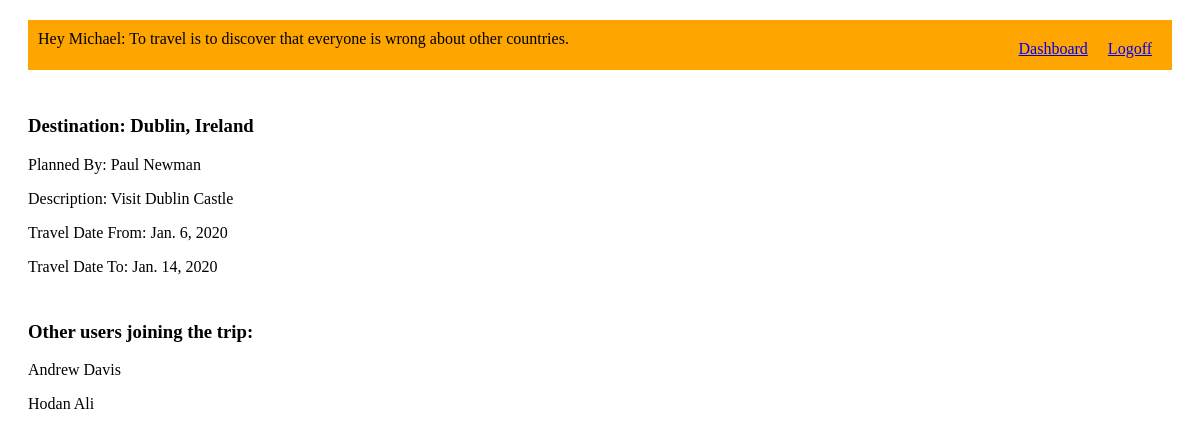
The page /trips/2 (signed in) on the database its author committed.
### travelBuddyApp/models.py (models this page shows)
class User(models.Model):
	firstName = models.CharField(max_length=255)
	lastName =  models.CharField(max_length=255)
	email = models.CharField(max_length=255)
	password = models.CharField(max_length=255)
	created_at = models.DateTimeField(auto_now_add=True)
	updated_at = models.DateTimeField(auto_now=True)
	objects = UserManager()

class Travel(models.Model):
	dest = models.CharField(max_length=255)
	plan = models.CharField(max_length=255)
	planner = models.ForeignKey(User, related_name = "trips_created", on_delete = models.CASCADE)
	isJoined = models.BooleanField(default = False)
	travelStartDate = models.DateField(null = True)
	travelEndDate = models.DateField(null = True)
	join = models.ManyToManyField(User, related_name = "trips_joined")
	created_at = models.DateTimeField(auto_now_add=True)
	updated_at = models.DateTimeField(auto_now=True)
	objects = TravelManager()

### travelBuddyApp/views.py (the view)
# urls.py: path('trips/<travelId>', views.display),
def display(request, travelId):
	loggedInUser = User.objects.get(id=request.session['loggedInID'])
	context = {
		"loggedUser" : loggedInUser,
		"travelPlans" : Travel.objects.get(id=travelId),
		"joinedTravelers" : Travel.objects.filter(join = loggedInUser, isJoined = True)
	}
	return render(request, "destination.html", context)

### travelBuddyApp/templates/destination.html (shortened to what this page needs)
<!DOCTYPE html>
<html lang="en">
<head>
    {% load static %}
	<link rel="stylesheet" href="{% static 'style.css' %}">
</head>
<body>
    <div class="container2">
        <div class="header">
            <ul>
                <li class="logout"><a href="/logout">Logoff</a></li>
                <li class="dash"><a class="active" href="/travels">Dashboard</a></li>
                <li>Hey {{loggedUser.firstName}}: To travel is to discover that everyone is wrong about other countries.</li>
            </ul>
            </div>
        <h3>Destination: {{travelPlans.dest}}</h3>
        <p>Planned By: {{travelPlans.planner.firstName}} {{travelPlans.planner.lastName}}</p>
        <p>Description: {{travelPlans.plan}}</p>
        <p>Travel Date From: {{travelPlans.travelStartDate}}</p>
        <p>Travel Date To: {{travelPlans.travelEndDate}}</p>
        <h3>Other users joining the trip:</h3>
        {% for traveler in travelPlans.join.all %}
        <p>{{traveler.firstName}} {{traveler.lastName}}</p>
        {% endfor %}
    </div>
</body>
</html>

### travelBuddyApp/static/style.css (style rules this page uses)
* { box-sizing: border-box; }
.header { width: auto; height: 50px; padding: 10px; background-color:orange; }
li { list-style-type: none; }
ul { margin: 0; padding: 0; overflow: hidden; }
.logout,.dash { float: right; }
.container2 { width: auto; height: 100%; padding: 10px; margin: 10px; }
.header { width: auto; padding: 10px; margin-bottom: 40px; color:black; }
.logout,.dash { float: right; margin: 10px }
h3 { margin-top: 45px; }

### rows shown on the page
User: firstName "Michael"
Travel: dest "Dublin, Ireland", planner.firstName "Paul", planner.lastName "Newman", plan "Visit Dublin Castle", travelStartDate "Jan. 6, 2020", travelEndDate "Jan. 14, 2020"
User: firstName "Andrew", lastName "Davis"
User: firstName "Hodan", lastName "Ali"
